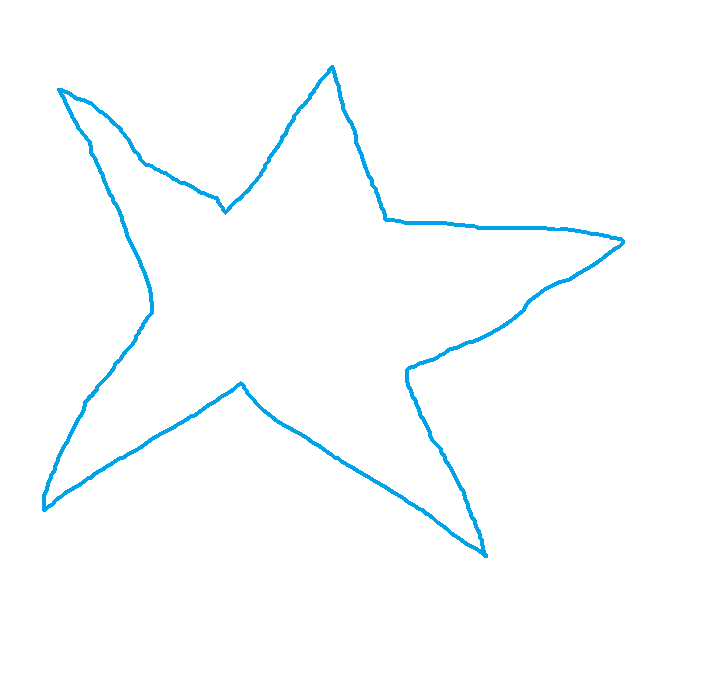
#> input picture Contours___Convex_Hull___Convexity_Defects/media/star.png, 719 x 677 px
$ python ConvexityDefects.py
#> lines starting #> are read from the running program, lines starting #| are printed output that depends on the picture; after the words box and inside, x2 and y2 are one past the last pixel; in counts of white or black regions, pixels touching at a corner belong together
import cv2
import numpy as np

# Load the image
img = cv2.imread('media/star.png')
#> img is the input picture: shape (677, 719, 3); mean B, G, R 254.6, 253.3, 250.2

# Convert the image to grayscale
gray = cv2.cvtColor(img, cv2.COLOR_BGR2GRAY)
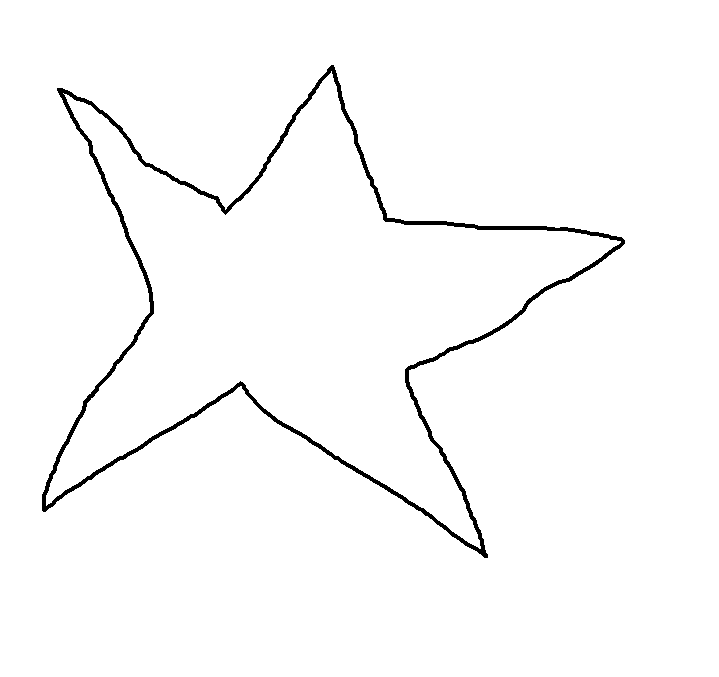
#> gray: shape (677, 719); values 122 (black) and 255 (white), 98.1% white; 1 black region, box (x1, y1, x2, y2) and area: (42, 65, 625, 558) 9081

# Threshold the grayscale image
ret, thresh = cv2.threshold(gray, 127, 255, 0)
#> thresh: shape (677, 719); 98.1% white; 1 black region
# In this case, a threshold value of 127 is used, any pixel value above 127 is set to 255 (white), and below is set to 0 (black).

# Find contours in the thresholded image
contours, _ = cv2.findContours(thresh, 2, 1)
#> contours = 3 contours; box (x1, y1, x2, y2) and area: (0, 0, 719, 677) 485368, (41, 64, 626, 559) 113062, (46, 71, 621, 549) 101992
# The function cv2.findContours() finds contours in the binary image.
# The second argument specifies the contour retrieval mode, and the third argument specifies the contour approximation method.

# Select the first contour
cnt = contours[0]
#> cnt = contour of 1967 points, box (x1, y1, x2, y2) (46, 71, 621, 549), area 101992

# Find the convex hull of the contour
hull = cv2.convexHull(cnt, returnPoints=False)
#> hull = [1581, 1580, 1181, 1180, 741, 731, 327, 0]
# The function cv2.convexHull() finds the convex hull of a contour.
# The returnPoints parameter is set False to get indices of the contour points corresponding to the hull.

# Find the convexity defects of the contour
defects = cv2.convexityDefects(cnt, hull)
#> defects = [[1581, 0, 1816, 26310], [0, 327, 148, 34520], [327, 731, 547, 25655], [741, 1180, 936, 36751], [1181, 1580, 1360, 36757]]
# The function cv2.convexityDefects() finds the convexity defects of a contour given its convex hull.

# Loop over the defects
for i in range(defects.shape[0]):
    s, e, f, d = defects[i, 0]
    # Get the indices of the start point, end point, farthest point (inner bending points), and the distance

    # Get the actual coordinates of the points
    startPoint = tuple(cnt[s][0])
    endPoint = tuple(cnt[e][0])
    fardestPoint = tuple(cnt[f][0])

    # Draw a line connecting the start and end points
    cv2.line(img, startPoint, endPoint, [255, 0, 255], 2)

    # Draw a circle at the start and farthest points
    cv2.circle(img, startPoint, 5, [255, 255, 0], -1)  # Outer convex points
    cv2.circle(img, fardestPoint, 5, [0, 255, 255], -1)  # Inner convex points
#> this loop made 5 passes
#> (s, e, f, d, startPoint, endPoint, fardestPoint) on passes 1 to 5: (1581, 0, 1816, 26310, (620, 241), (331, 71), (385, 222)), (0, 327, 148, 34520, (331, 71), (63, 93), (225, 215)), (327, 731, 547, 25655, (63, 93), (46, 495), (154, 313)), (741, 1180, 936, 36751, (46, 505), (479, 548), (240, 380)), (1181, 1580, 1360, 36757, (480, 548), (620, 242), (404, 369))
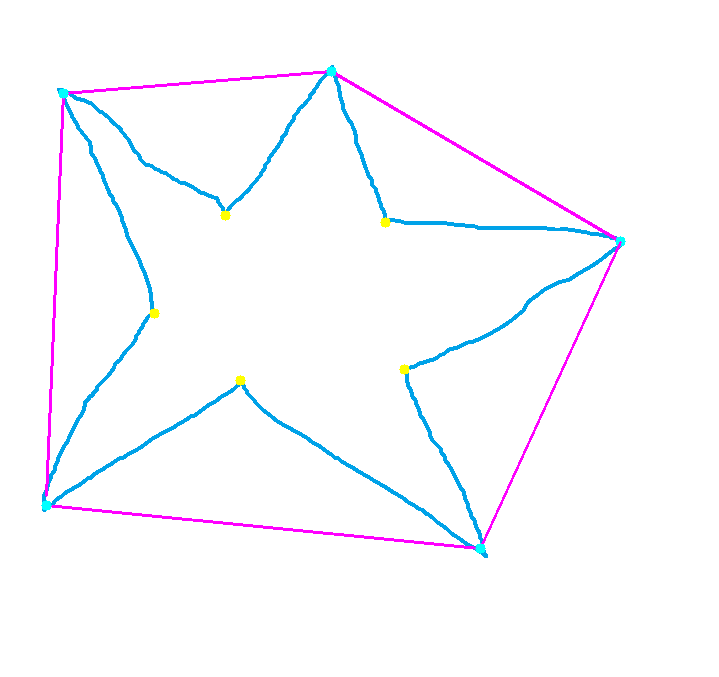
#> img: shape (677, 719, 3); 1.23% of pixels changed, all inside (x1, y1, x2, y2) = (41, 66, 626, 554)

# Display the thresholded image and the result
cv2.imshow("thresh", thresh)
cv2.imshow("img", img)

# Wait for a key press and close all windows
cv2.waitKey(0)
cv2.destroyAllWindows()

"""
Explanation of each line:

import cv2 - Imports the OpenCV library for image processing.
import numpy as np - Imports the NumPy library for numerical operations.
img = cv2.imread('media/star.png') - Loads the image named "star.png".
gray = cv2.cvtColor(img, cv2.COLOR_BGR2GRAY) - Converts the loaded image to grayscale.
ret, thresh = cv2.threshold(gray, 127, 255, 0) - Applies a threshold to the grayscale image, converting it to a binary image.
contours, _ = cv2.findContours(thresh, 2, 1) - Finds contours in the binary image using the specified retrieval mode and approximation method.
cnt = contours[0] - Selects the first contour from the list of contours.
hull = cv2.convexHull(cnt, returnPoints=False) - Finds the convex hull of the contour, returning the indices of the contour points corresponding to the hull.
defects = cv2.convexityDefects(cnt, hull) - Finds the convexity defects of the contour given its convex hull.
for i in range(defects.shape[0]): - Iterates over the convexity defects.
s, e, f, d = defects[i, 0] - Retrieves the start point, end point, farthest point (inner bending points), and the distance for each defect.
startPoint = tuple(cnt[s][0]) - Retrieves the actual coordinates of the start point.
endPoint = tuple(cnt[e][0]) - Retrieves the actual coordinates of the end point.
fardestPoint = tuple(cnt[f][0]) - Retrieves the actual coordinates of the farthest point.
cv2.line(img, startPoint, endPoint, [255, 0, 255], 2) - Draws a line connecting the start and end points on the original image.
cv2.circle(img, startPoint, 5, [255, 255, 0], -1) - Draws a circle at the start point (outer convex point) on the original image.
cv2.circle(img, fardestPoint, 5, [0, 255, 255], -1) - Draws a circle at the farthest point (inner convex point) on the original image.
cv2.imshow("thresh", thresh) - Displays the thresholded image in a window titled "thresh".
cv2.imshow("img", img) - Displays the original image with the drawn lines and circles in a window titled "img".
cv2.waitKey(0) - Waits for a key press.
cv2.destroyAllWindows() - Closes all the windows.
"""
